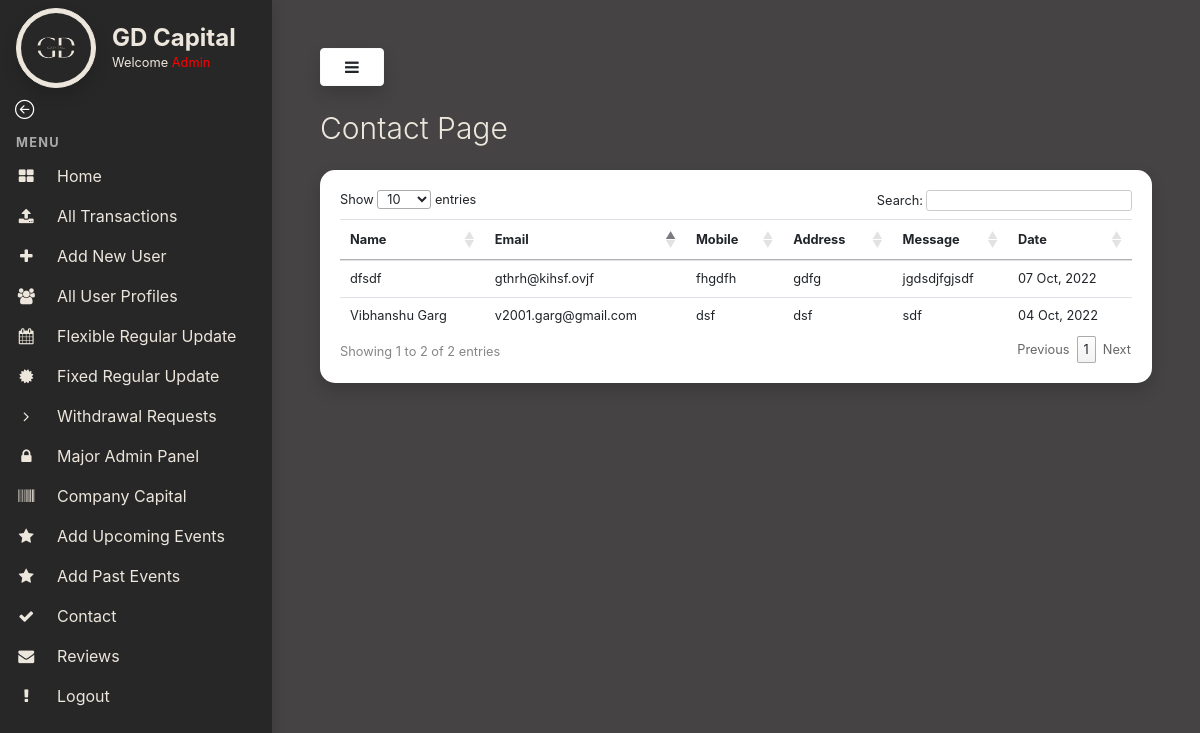
The app's page /contact-page/ (signed in), older data.
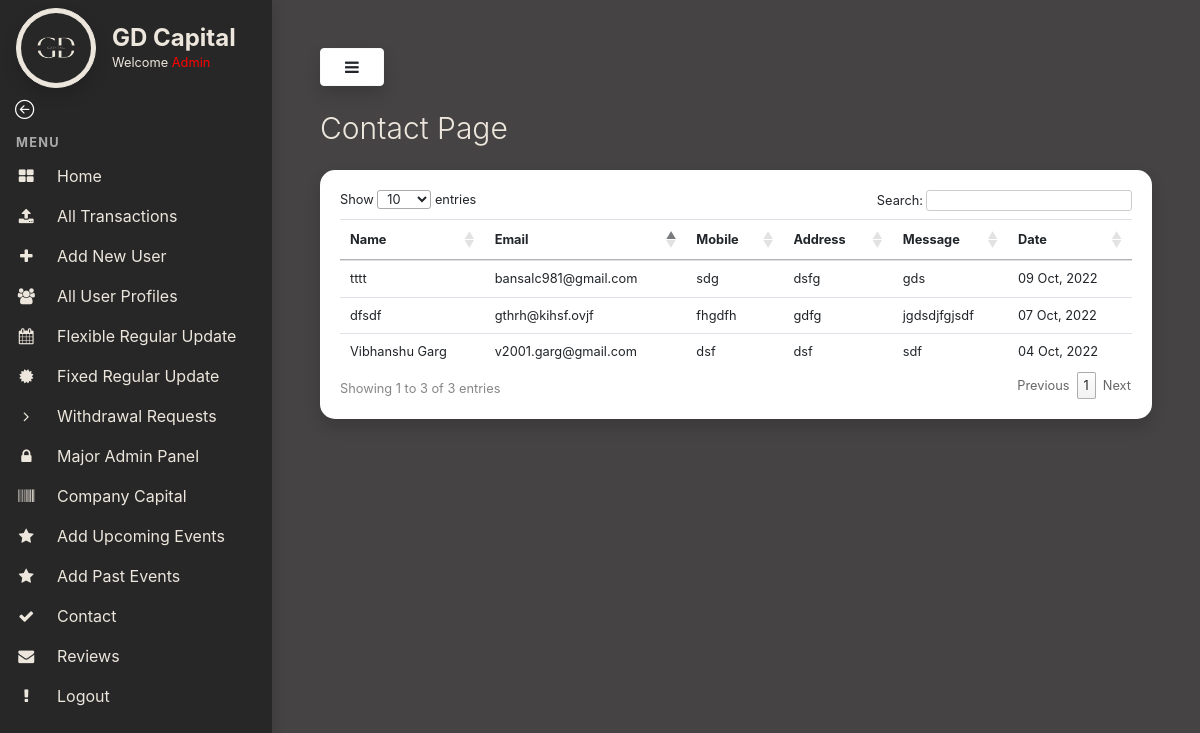
The same page, newer data.
### myapp/models.py (models this page shows, shortened)
class ContactUs(models.Model):
    name = models.CharField(max_length=100, null=True, blank=True)
    email = models.EmailField(max_length=100, null=True, blank=True)
    mobile = models.CharField(max_length=100, null=True, blank=True)
    address = models.CharField(max_length=100, null=True, blank=True)
    message = models.TextField(max_length=100, null=True, blank=True)
    date = models.DateTimeField(default=timezone.now)

### myapp/views.py (the view)
# urls.py: path('contact-page/',views.contactuspage, name="contactuspage"),
def contactuspage(request):
    data = ContactUs.objects.all()
    return render(request,"admin-templates/contact-page.html",{"data":data})

### templates/admin-templates/contact-page.html (shortened to what this page needs)
{% extends 'admin-templates/base.html' %}
{% load static %}
{% block content %}
<h3 class="display-4" style="color:#ece6dc; font-size:30px !important">Contact Page
</h3>
<div class="card shadow my-4" style="border: 0 !important;border-radius:15px">
    <div class="card-body">
        <div class="table-responsive">
            <table class="table table-sm" id="transTable">
                <thead>
                    <tr>
                        <th scope="col">Name</th>
                        <th scope="col">Email</th>
                        <th scope="col">Mobile</th>
                        <th scope="col">Address</th>
                        <th scope="col">Message</th>
                        <th scope="col">Date</th>
                    </tr>
                </thead>
                <tbody>
                    {% for i in data %}
                    <tr>
                        <td>{{i.name}}</td>
                        <td>{{i.email}}</td>
                        <td>{{i.mobile}}</td>
                        <td>{{i.address}}</td>
                        <td>{{i.message}}</td>
                        <td>{{i.date|date:"d M, Y"}}</td>
                    </tr>
                    {% endfor %}
                </tbody>
            </table>
        </div>
    </div>
</div>
{% endblock content %}

Row changes from the older to the newer data that the page shows:
added ContactUs: name "tttt", email "bansalc981@gmail.com", mobile "sdg", address "dsfg", message "gds", date "09 Oct, 2022"
Text that changed along with them:
text written by a page script: "Show entries Search: Showing 1 to 2 of 2 entries Previous 1 Next" → "Show entries Search: Showing 1 to 3 of 3 entries Previous 1 Next"
